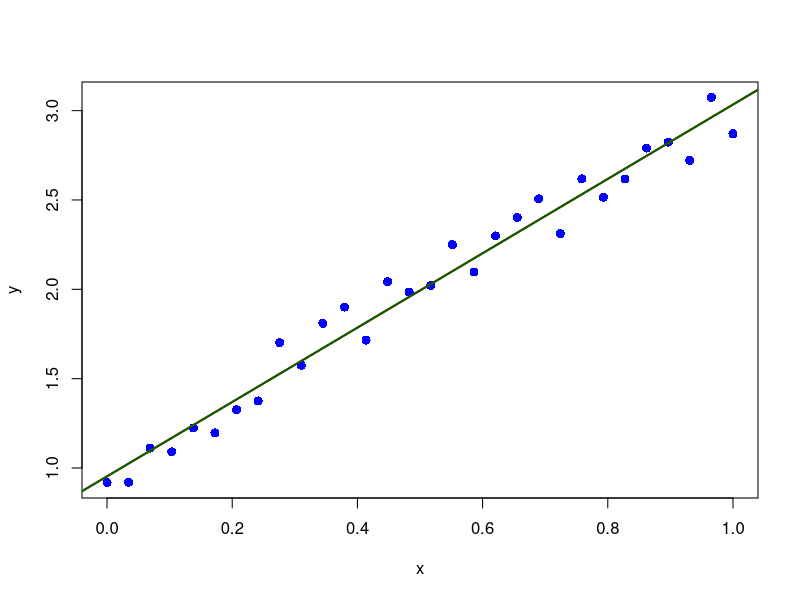

The R script that drew this image:
f <- function(x) x^2
library(Deriv)
f_prime_x <- Deriv(f, "x")
grad <- function(x)
  return(f_prime_x(x))

x <- 4
v <- 0
eta <- 0.1
beta <- 0.9

for(i in 1:1000) {
  cat(x, " ")
  g <- grad(x)
  v <- beta*v - eta*g
  x <- x + v
  cat(g, v, x, "\n")
}

############################

f <- function(x, y)
  1/2*(x^2+100*y^2)
f_prime_x <- Deriv(f, "x")
f_prime_y <- Deriv(f, "y")
grad <- function(x, y)
  return(c(f_prime_x(x, y),
           f_prime_y(x, y)))
x <- 4; y <- 1
theta <- c(x, y)
v <- 0
eta <- 0.1
beta <- 0.9
for(i in 1:200) {
  theta_tilde <- theta + beta*v
  g <- grad(theta_tilde[1], theta_tilde[2])
  v <- beta*v - eta*g
  theta <- theta + v
}
round(theta, 3)

########################################

f <- function(x) x^2
f_prime_x <- Deriv(f, "x")
grad <- function(x) return(f_prime_x(x))
x <- 4
eta <- 0.1
beta1 <- 0.9
beta2 <- 0.999
m <- v <- 0
epsilon <- 10^-8
for(k in 1:2000) {
  cat(x, " ")
  g <- grad(x)
  m <- beta1*m + (1-beta1)*g
  v <- beta2*v + (1-beta2)*g*g
  m_hat <- m/(1-beta1^k)
  v_hat <- v/(1-beta2^k)
  x <- x - eta*m_hat/(sqrt(v_hat)+epsilon)
  cat(g, m_hat, sqrt(v_hat), "\n")
}

##########################################

i <- 1:30
x <- (i-1)/29
e <- 0.15*sin(10*i^3)
y <- 2*x+1+e
df <- data.frame(x, y)
plot(df, pch=16, col="blue", cex=1.2)
OLS <- lm(y ~ x, data = df)
coef(OLS)
abline(OLS, lwd=2, col="red")

A <- cbind(1, df$x)
y <- as.matrix(df$y)
n <- nrow(A)
theta <- c(0, 0)
eta <- 0.05
beta1 <- 0.9
beta2 <- 0.999
m <- v <- 0
epsilon <- 10^-8

for(k in 1:1500) {
  g <- t(A) %*% (A %*% theta - y)/n
  m <- beta1*m + (1-beta1)*g
  v <- beta2*v + (1-beta2)*g*g
  m_hat <- m/(1-beta1^k)
  v_hat <- v/(1-beta2^k)
  theta <- theta - eta*m_hat/(sqrt(v_hat)+epsilon)
}
theta
abline(a=theta[1], b=theta[2], lwd=2, col="darkgreen")
